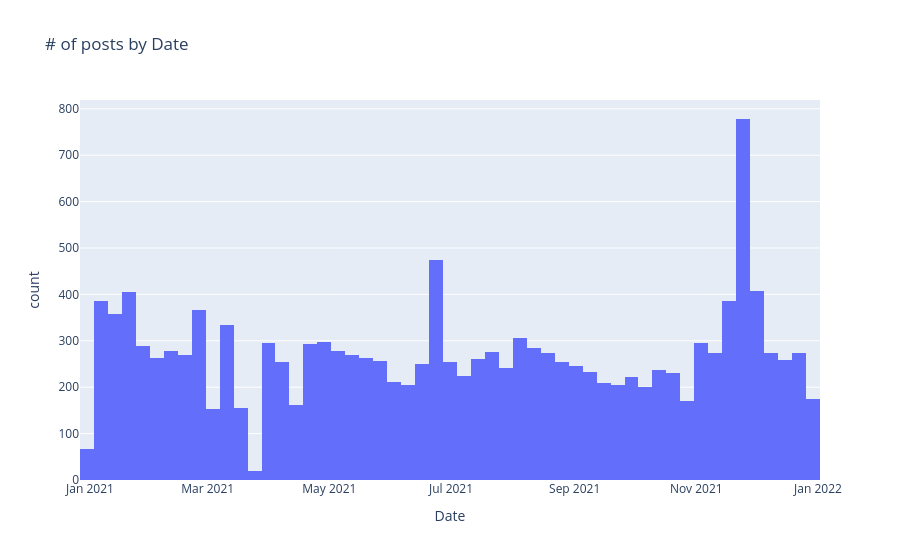

Here is the notebook cell this chart was saved with:
### Markdown cell above
Posts by Date

### Code cell
px.histogram(df,'Date', title='# of posts by Date')

### Figure 1 — Plotly figure (JSON) as saved in the notebook; plotly's stock layout.template omitted (floating-point values rounded to 4 significant figures; data arrays with more than 128 entries replaced by an {"elided": "..."} marker saying what was removed)
{"data": [{"alignmentgroup": "True", "bingroup": "x", "hovertemplate": "Date=%{x}<br>count=%{y}<extra></extra>", "legendgroup": "", "marker": {"color": "#636efa", "pattern": {"shape": ""}}, "name": "", "offsetgroup": "", "orientation": "v", "showlegend": false, "type": "histogram", "x": {"elided": "14303 str values"}, "xaxis": "x", "yaxis": "y"}], "layout": {"barmode": "relative", "legend": {"tracegroupgap": 0}, "title": {"text": "# of posts by Date"}, "xaxis": {"anchor": "y", "domain": [0, 1], "title": {"text": "Date"}}, "yaxis": {"anchor": "x", "domain": [0, 1], "title": {"text": "count"}}}}
